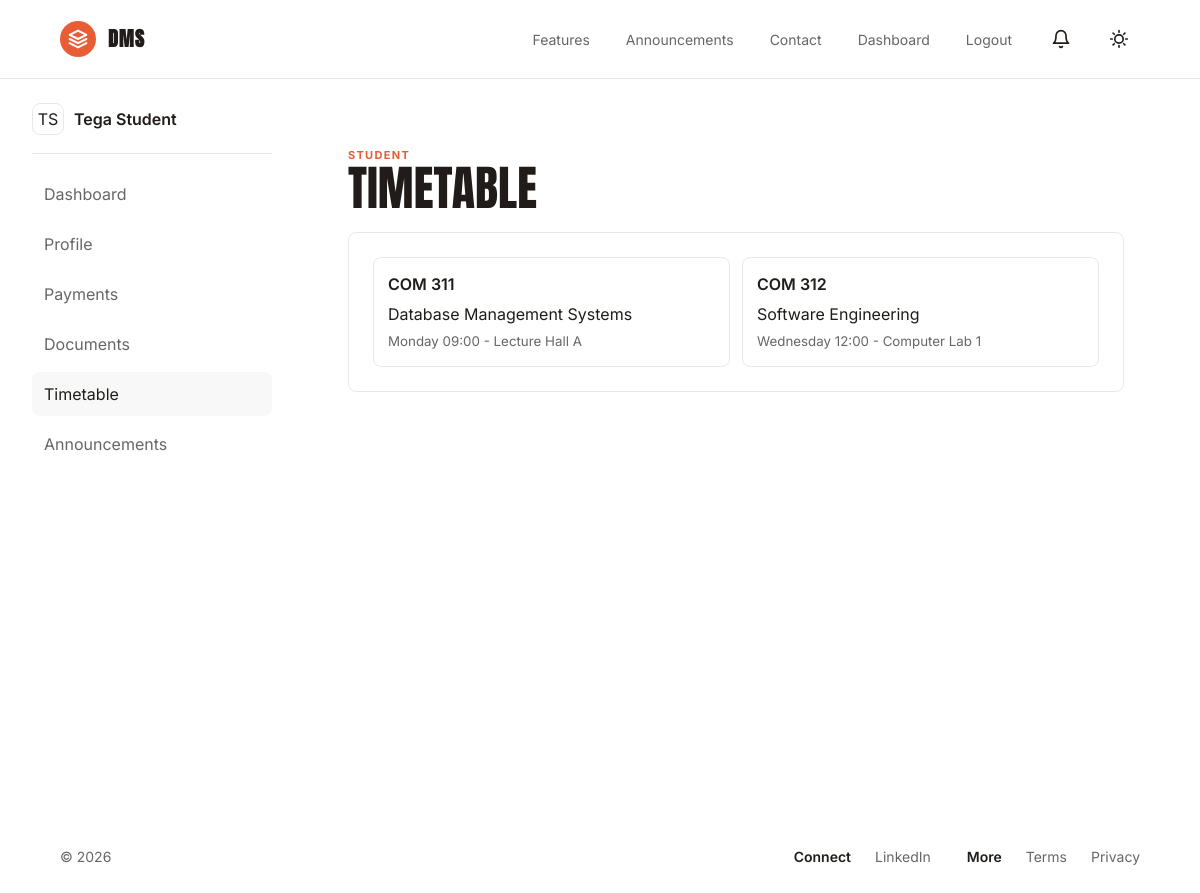
The app's page /student/timetable.php (signed in) with its own data.
### tables this page shows
CREATE TABLE timetable (
    id INT AUTO_INCREMENT PRIMARY KEY,
    course_id INT NOT NULL,
    staff_id INT NULL,
    day_of_week VARCHAR(20) NOT NULL,
    start_time TIME NOT NULL,
    end_time TIME NOT NULL,
    venue VARCHAR(120) NOT NULL,
    level VARCHAR(20) NOT NULL,
    semester VARCHAR(30) NOT NULL,
    created_at TIMESTAMP DEFAULT CURRENT_TIMESTAMP,
    INDEX idx_timetable_day (day_of_week, start_time),
    FOREIGN KEY (course_id) REFERENCES courses(id) ON DELETE CASCADE,
    FOREIGN KEY (staff_id) REFERENCES staff(id) ON DELETE SET NULL
);

CREATE TABLE courses (
    id INT AUTO_INCREMENT PRIMARY KEY,
    code VARCHAR(30) NOT NULL UNIQUE,
    title VARCHAR(180) NOT NULL,
    credit_units TINYINT NOT NULL DEFAULT 3,
    level VARCHAR(20) NOT NULL,
    semester VARCHAR(30) NOT NULL,
    status ENUM('active','inactive') DEFAULT 'active',
    created_at TIMESTAMP DEFAULT CURRENT_TIMESTAMP
);

### helpers/functions.php (called while the page is built, shortened)
<?php
function e(?string $value): string
{
    return htmlspecialchars((string) $value, ENT_QUOTES, 'UTF-8');
}

### student/timetable.php (the view, shortened to what this page needs)
<?php
require_once __DIR__ . '/../middleware/auth.php';
$slots = $pdo->query('SELECT timetable.*, courses.code, courses.title FROM timetable INNER JOIN courses ON courses.id = timetable.course_id ORDER BY day_of_week, start_time')->fetchAll();
include __DIR__ . '/../components/header.php';
?>
<div class="app-layout"><?php include __DIR__ . '/../components/sidebar.php'; ?><section class="workspace"><div class="workspace-heading"><div><p class="eyebrow">Student</p><h1>Timetable</h1></div></div><section class="panel timetable-board"><?php foreach ($slots as $slot): ?><article><strong><?= e($slot['code']) ?></strong><span><?= e($slot['title']) ?></span><small><?= e($slot['day_of_week']) ?> <?= e(substr($slot['start_time'], 0, 5)) ?> - <?= e($slot['venue']) ?></small></article><?php endforeach; ?></section></section></div><?php include __DIR__ . '/../components/footer.php'; ?>

### assets/css/app.css (style rules this page uses)
:root { --bg: #ffffff; --panel: #ffffff; --text: #211c19; --muted: #666666; --soft: #f8f8f8; --line: #e8e8e8; --ink: #211c19; --accent: #E85D36; --warning: #a16207; --danger: #b91c1c; --radius: 8px; --pill-radius: 9999px; }
* { box-sizing: border-box; }
html { color-scheme: light; }
body { margin: 0; background: var(--bg); color: var(--text); font-family: 'Inter', -apple-system, BlinkMacSystemFont, "Segoe UI", Roboto, Arial, sans-serif; font-weight: 400; line-height: 1.5; letter-spacing: 0; }
h1, h2, h3, h4, h5, h6 { font-family: 'Anton', sans-serif; font-weight: 400; text-transform: uppercase; letter-spacing: 0.02em; }
strong, th { font-weight: 600; font-family: 'Inter', sans-serif; }
.home-hero h1, .page-heading h1, .workspace-heading h1 { margin: 0; font-size: clamp(44px, 6vw, 76px); line-height: 1.02; letter-spacing: 0; max-width: 820px; }
.eyebrow { margin: 0; color: var(--accent); text-transform: uppercase; font-size: 11px; font-weight: 700; letter-spacing: .12em; }
.panel, .auth-card, .feature-grid article, .contact-grid article { background: var(--panel); border: 1px solid var(--line); border-radius: var(--radius); }
.app-layout { display: grid; grid-template-columns: 240px minmax(0, 1fr); min-height: calc(100vh - 73px); gap: 32px; padding: 24px 32px; }
.workspace { padding: clamp(24px, 4vw, 44px); min-width: 0; }
.workspace-heading { display: flex; justify-content: space-between; align-items: center; margin-bottom: 20px; }
.workspace-heading h1 { font-size: clamp(30px, 4vw, 52px); }
.panel { padding: 24px; margin-bottom: 16px; min-width: 0; }
.timetable-board { display: grid; grid-template-columns: repeat(auto-fit, minmax(220px, 1fr)); gap: 12px; }
.timetable-board article { border: 1px solid var(--line); border-radius: var(--radius); padding: 14px; display: grid; gap: 6px; }
.timetable-board small { color: var(--muted); }

### records on screen
timetable: course.code "COM 311", course.title "Database Management Systems", day_of_week "Monday", start_time "09:00", venue "Lecture Hall A"
timetable: course.code "COM 312", course.title "Software Engineering", day_of_week "Wednesday", start_time "12:00", venue "Computer Lab 1"

### other values on screen
initials($profileName) "TS"
$profileName "Tega Student"
$label "Dashboard"
$label "Profile"
$label "Payments"
$label "Documents"
$label "Timetable"
$label "Announcements"
